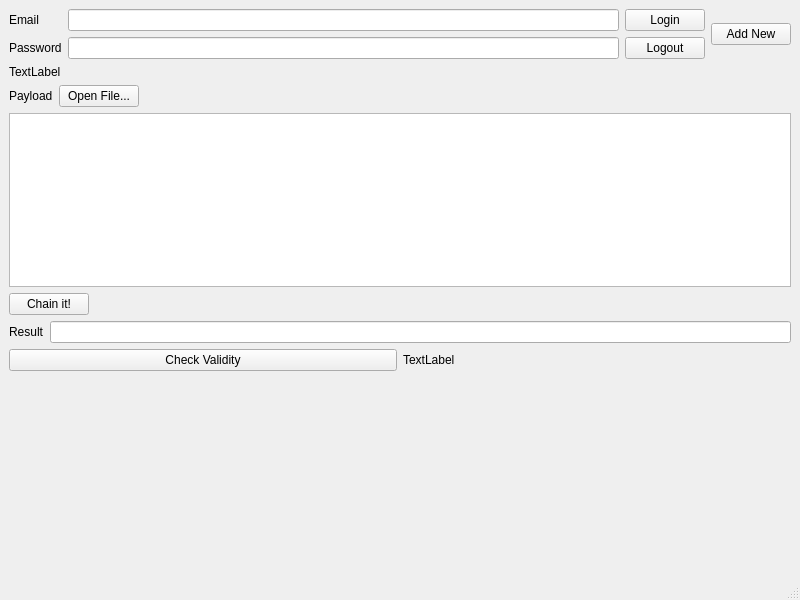
<?xml version="1.0" encoding="UTF-8"?>
<ui version="4.0">
 <class>MainWindow</class>
 <widget class="QMainWindow" name="MainWindow">
  <property name="geometry">
   <rect>
    <x>0</x>
    <y>0</y>
    <width>800</width>
    <height>600</height>
   </rect>
  </property>
  <property name="windowTitle">
   <string>MainWindow</string>
  </property>
  <widget class="QWidget" name="centralwidget">
   <layout class="QVBoxLayout" name="verticalLayout_2">
    <item>
     <layout class="QHBoxLayout" name="horizontalLayout_5">
      <item>
       <layout class="QFormLayout" name="formLayout">
        <item row="0" column="0">
         <widget class="QLabel" name="label_3">
          <property name="text">
           <string>Email</string>
          </property>
         </widget>
        </item>
        <item row="0" column="1">
         <widget class="QLineEdit" name="txtEmail"/>
        </item>
        <item row="1" column="0">
         <widget class="QLabel" name="label_4">
          <property name="text">
           <string>Password</string>
          </property>
         </widget>
        </item>
        <item row="1" column="1">
         <widget class="QLineEdit" name="txtPassword"/>
        </item>
       </layout>
      </item>
      <item>
       <layout class="QVBoxLayout" name="verticalLayout">
        <item>
         <widget class="QPushButton" name="btnLogin">
          <property name="text">
           <string>Login</string>
          </property>
         </widget>
        </item>
        <item>
         <widget class="QPushButton" name="btnLogout">
          <property name="text">
           <string>Logout</string>
          </property>
         </widget>
        </item>
       </layout>
      </item>
      <item>
       <widget class="QPushButton" name="btnAddUser">
        <property name="text">
         <string>Add New</string>
        </property>
       </widget>
      </item>
     </layout>
    </item>
    <item>
     <widget class="QLabel" name="lblLoginStatus">
      <property name="text">
       <string>TextLabel</string>
      </property>
     </widget>
    </item>
    <item>
     <layout class="QHBoxLayout" name="horizontalLayout">
      <item>
       <widget class="QLabel" name="label">
        <property name="text">
         <string>Payload</string>
        </property>
       </widget>
      </item>
      <item>
       <widget class="QPushButton" name="btnOpenFile">
        <property name="text">
         <string>Open File...</string>
        </property>
       </widget>
      </item>
      <item>
       <spacer name="horizontalSpacer">
        <property name="orientation">
         <enum>Qt::Horizontal</enum>
        </property>
        <property name="sizeHint" stdset="0">
         <size>
          <width>40</width>
          <height>20</height>
         </size>
        </property>
       </spacer>
      </item>
     </layout>
    </item>
    <item>
     <widget class="QPlainTextEdit" name="txtPyload"/>
    </item>
    <item>
     <layout class="QHBoxLayout" name="horizontalLayout_3">
      <item>
       <widget class="QPushButton" name="btnChainIt">
        <property name="text">
         <string>Chain it!</string>
        </property>
       </widget>
      </item>
      <item>
       <spacer name="horizontalSpacer_2">
        <property name="orientation">
         <enum>Qt::Horizontal</enum>
        </property>
        <property name="sizeHint" stdset="0">
         <size>
          <width>40</width>
          <height>20</height>
         </size>
        </property>
       </spacer>
      </item>
     </layout>
    </item>
    <item>
     <layout class="QHBoxLayout" name="horizontalLayout_2">
      <item>
       <widget class="QLabel" name="label_2">
        <property name="text">
         <string>Result</string>
        </property>
       </widget>
      </item>
      <item>
       <widget class="QLineEdit" name="txtResult"/>
      </item>
     </layout>
    </item>
    <item>
     <layout class="QHBoxLayout" name="horizontalLayout_4">
      <item>
       <widget class="QPushButton" name="btnCheckIsValid">
        <property name="text">
         <string>Check Validity</string>
        </property>
       </widget>
      </item>
      <item>
       <widget class="QLabel" name="lblIsValid">
        <property name="text">
         <string>TextLabel</string>
        </property>
       </widget>
      </item>
     </layout>
    </item>
    <item>
     <spacer name="verticalSpacer">
      <property name="orientation">
       <enum>Qt::Vertical</enum>
      </property>
      <property name="sizeHint" stdset="0">
       <size>
        <width>20</width>
        <height>216</height>
       </size>
      </property>
     </spacer>
    </item>
   </layout>
  </widget>
  <widget class="QMenuBar" name="menubar">
   <property name="geometry">
    <rect>
     <x>0</x>
     <y>0</y>
     <width>800</width>
     <height>21</height>
    </rect>
   </property>
  </widget>
  <widget class="QStatusBar" name="statusbar"/>
 </widget>
 <resources/>
 <connections/>
</ui>
